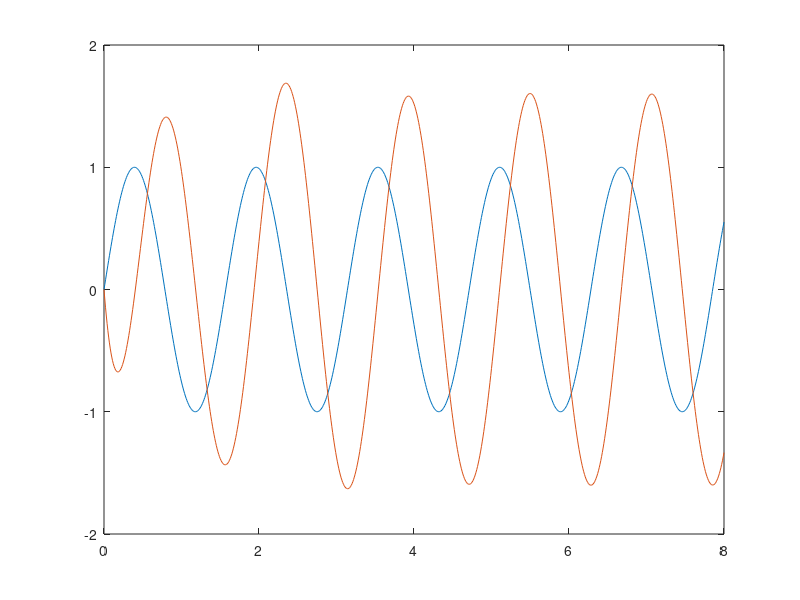
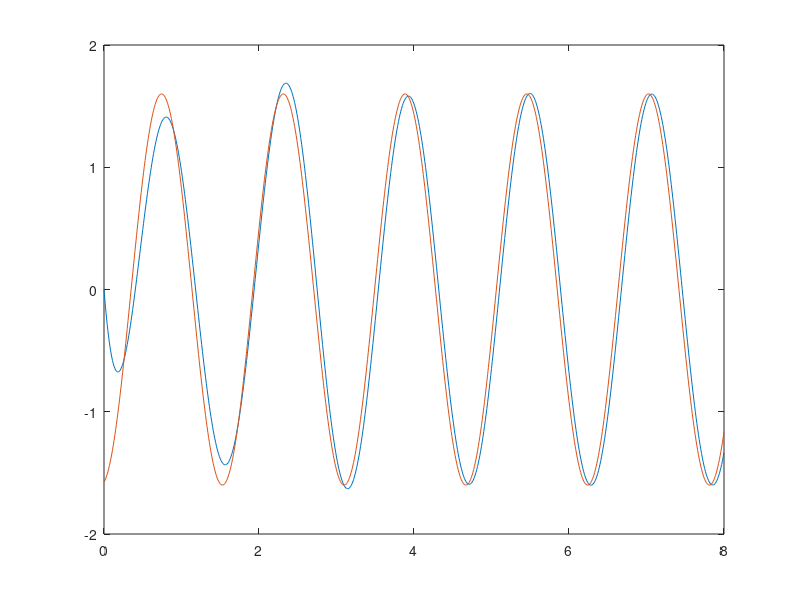

Source code (MATLAB) for these figures, in order: (Note: this script raises an error after producing the figures.)

%% Question 1
A = [  4,  1,  0;
      -7, -1, -1;
     119, 32, -8 ]

B = [0, 0, -1]'

C = [227, 55, -13]

D = -2

% Part A:
sys1 = ss(A,B,C,D)
sys1_tf = tf(sys1)
pole(sys1)
isstable(sys1_tf)


% Part B:
f = @(x) sin(4*x);
T = 0:0.01:8;
U = f(T);
Y = lsim(sys1, U, T);

figure(1);
plot(T,U);
hold on
plot(T, Y);
hold off;


%Part C:
K = 1.6;
phi = -1.4;
g = @(x) K * sin(4*x + phi);

figure(2);
plot(T, Y);
hold on;
plot(T, g(T));
hold off;

%Part D:
shift = evalfr(sys1, 4i)
K_hat = abs(shift)
phi_hat = angle(shift)